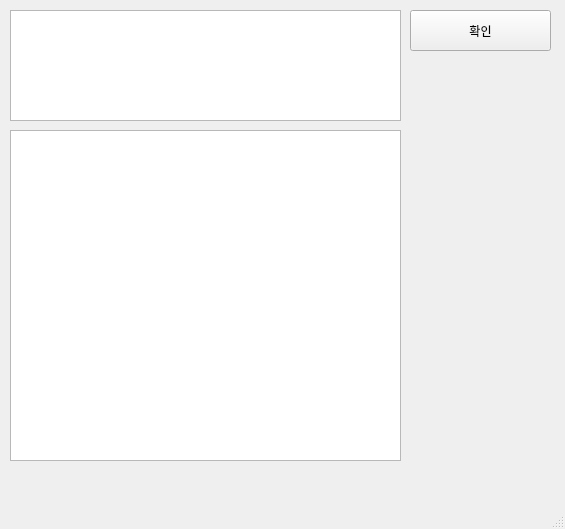
<?xml version="1.0" encoding="UTF-8"?>
<ui version="4.0">
 <class>MainWindow</class>
 <widget class="QMainWindow" name="MainWindow">
  <property name="geometry">
   <rect>
    <x>0</x>
    <y>0</y>
    <width>565</width>
    <height>529</height>
   </rect>
  </property>
  <property name="windowTitle">
   <string>MainWindow</string>
  </property>
  <widget class="QWidget" name="centralwidget">
   <widget class="QPushButton" name="pushButton">
    <property name="geometry">
     <rect>
      <x>410</x>
      <y>10</y>
      <width>141</width>
      <height>41</height>
     </rect>
    </property>
    <property name="text">
     <string>확인</string>
    </property>
   </widget>
   <widget class="QListView" name="listView">
    <property name="geometry">
     <rect>
      <x>10</x>
      <y>130</y>
      <width>391</width>
      <height>331</height>
     </rect>
    </property>
   </widget>
   <widget class="QTextBrowser" name="textBrowser">
    <property name="geometry">
     <rect>
      <x>10</x>
      <y>10</y>
      <width>391</width>
      <height>111</height>
     </rect>
    </property>
   </widget>
  </widget>
  <widget class="QStatusBar" name="statusbar"/>
  <action name="actionShut_down">
   <property name="text">
    <string>shut down</string>
   </property>
  </action>
 </widget>
 <resources/>
 <connections>
  <connection>
   <sender>listView</sender>
   <signal>clicked(QModelIndex)</signal>
   <receiver>textBrowser</receiver>
   <slot>reload()</slot>
   <hints>
    <hint type="sourcelabel">
     <x>280</x>
     <y>242</y>
    </hint>
    <hint type="destinationlabel">
     <x>272</x>
     <y>77</y>
    </hint>
   </hints>
  </connection>
 </connections>
</ui>
